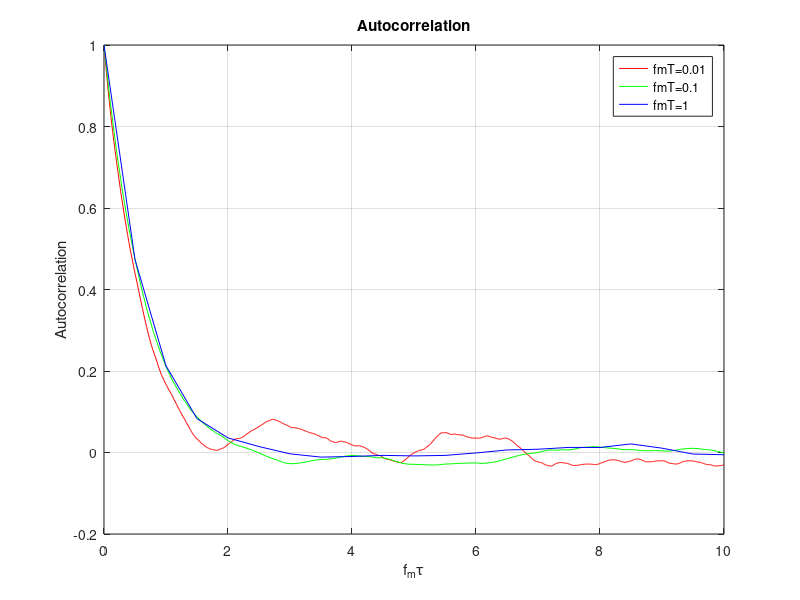

Write MATLAB code to recreate this figure.
fmT = [0.01 0.1 0.5];
[row, num] = size(fmT);
Omgp = 1;
sample_num = 30000;
T = 1;

sigma = 2-cos(pi.*fmT./2)-sqrt((2-cos(pi.*fmT./2)).^2-1);
var = (1+sigma)./(1-sigma).*Omgp./2;

w1 = zeros(num, sample_num);
w2 = zeros(num, sample_num);
for i = 1:num
    w1(i,:) = normrnd(0,sqrt(var(i)),1,sample_num);
    w2(i,:) = normrnd(0,sqrt(var(i)),1,sample_num);
end

gI = ones(num, sample_num);
gQ = ones(num, sample_num);

for i = 1:num
    for j = 1:sample_num-1
        gI(i,j+1) = sigma(i)*gI(i,j)+(1-sigma(i))*w1(i,j);
        gQ(i,j+1) = sigma(i)*gQ(i,j)+(1-sigma(i))*w2(i,j);
    end
end

fm = fmT./ T;
tau = 10./fm;
phi1 = zeros(1, tau(1)+1);
phi2 = zeros(1, tau(2)+1);
phi3 = zeros(1, tau(3)+1);

gI_shift = zeros(1,sample_num);

for i=0:tau(1)
    gI_shift = zeros(1,sample_num);
    gI_shift(1, i+1:end) = gI(1,1:end-i);
    phi1(1,i+1) = mean(gI(1,:).*gI_shift);
end

for i=0:tau(2)
    gI_shift = zeros(1,sample_num);
    gI_shift(1, i+1:end) = gI(2,1:end-i);
    phi2(1,i+1) = mean(gI(2,:).*gI_shift);
end

for i=0:tau(3)
    gI_shift = zeros(1,sample_num);
    gI_shift(1, i+1:end) = gI(3,1:end-i);
    phi3(1,i+1) = mean(gI(3,:).*gI_shift);
end

figure,plot(fm(1).*(0:tau(1)), phi1./abs(phi1(1)),'r',fm(2).*(0:tau(2)), phi2./abs(phi2(1)),'g',fm(3).*(0:tau(3)), phi3./abs(phi3(1)),'b');
title('Autocorrelation');
xlabel('f_m\tau');
ylabel('Autocorrelation');
legend('fmT=0.01','fmT=0.1','fmT=1');
grid on
